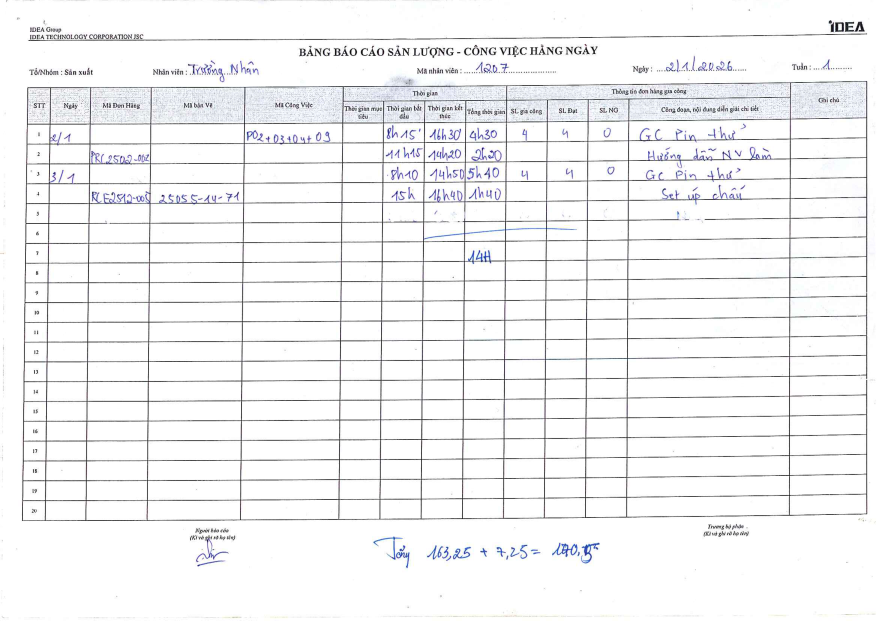
#> input picture data/pages/T1_page_001.png, 3509 x 2481 px (shown at 1/4 size)
$ python image_preprocess.py
#> lines starting #> are read from the running program, lines starting #| are printed output that depends on the picture
from pathlib import Path
import json
import math

import cv2
import numpy as np


# ============================================================
# CONFIG
# ============================================================

PROJECT_ROOT = Path(__file__).resolve().parents[1]

INPUT_DIR = PROJECT_ROOT / "data" / "pages"

OUTPUT_DIR = PROJECT_ROOT / "data" / "preprocessed"

NORMALIZED_DIR = OUTPUT_DIR / "pages"

PREVIEW_DIR = OUTPUT_DIR / "preview"

REPORT_FILE = OUTPUT_DIR / "preprocess_report.json"

CONTACT_SHEET_FILE = PREVIEW_DIR / "contact_sheet.jpg"


# T1 standard page rendered at 300 DPI.
TARGET_WIDTH = 3509
TARGET_HEIGHT = 2481

TARGET_SIZE = (
    TARGET_WIDTH,
    TARGET_HEIGHT,
)


SUPPORTED_EXTENSIONS = {
    ".png",
    ".jpg",
    ".jpeg",
    ".webp",
    ".bmp",
    ".tif",
    ".tiff",
}


# ============================================================
# UTILS
# ============================================================

def ensure_directories():
    NORMALIZED_DIR.mkdir(
        parents=True,
        exist_ok=True,
    )

    PREVIEW_DIR.mkdir(
        parents=True,
        exist_ok=True,
    )


def find_images():
    images = []

    if not INPUT_DIR.exists():
        raise FileNotFoundError(
            f"Input directory not found:\n{INPUT_DIR}"
        )

    for path in INPUT_DIR.rglob("*"):

        if not path.is_file():
            continue

        if path.suffix.lower() not in SUPPORTED_EXTENSIONS:
            continue

        images.append(path)

    images.sort()

    return images


# ============================================================
# IMAGE LOADING
# ============================================================

def load_image(image_path: Path):
    image = cv2.imread(
        str(image_path),
        cv2.IMREAD_COLOR,
    )

    if image is None:
        raise ValueError(
            f"Cannot read image:\n{image_path}"
        )

    return image


# ============================================================
# ORIENTATION
# ============================================================

def normalize_orientation(image):
    """
    T1 is landscape.

    If an image arrives in portrait orientation,
    rotate it 90 degrees clockwise.

    This is intentionally simple for now.
    Template registration comes later.
    """

    height, width = image.shape[:2]

    if height > width:
        image = cv2.rotate(
            image,
            cv2.ROTATE_90_CLOCKWISE,
        )

        rotated = True

    else:
        rotated = False

    return image, rotated


# ============================================================
# RESIZE
# ============================================================

def resize_to_target(image):
    """
    Resize the complete page to the canonical T1 size.

    For this project we want a deterministic coordinate system
    because the form layout is fixed.
    """

    height, width = image.shape[:2]

    if (
        width == TARGET_WIDTH
        and height == TARGET_HEIGHT
    ):
        return image, False

    # Downscale with INTER_AREA.
    if (
        width > TARGET_WIDTH
        or height > TARGET_HEIGHT
    ):
        interpolation = cv2.INTER_AREA

    # Upscale with INTER_CUBIC.
    else:
        interpolation = cv2.INTER_CUBIC

    resized = cv2.resize(
        image,
        TARGET_SIZE,
        interpolation=interpolation,
    )

    return resized, True


# ============================================================
# LIGHT NORMALIZATION
# ============================================================

def normalize_contrast(image):
    """
    Very conservative contrast normalization.

    We do NOT apply aggressive sharpening, thresholding,
    denoising or binarization yet because handwriting
    information must be preserved.
    """

    lab = cv2.cvtColor(
        image,
        cv2.COLOR_BGR2LAB,
    )

    l_channel, a_channel, b_channel = cv2.split(
        lab
    )

    clahe = cv2.createCLAHE(
        clipLimit=1.5,
        tileGridSize=(8, 8),
    )

    l_channel = clahe.apply(
        l_channel
    )

    normalized = cv2.merge(
        [
            l_channel,
            a_channel,
            b_channel,
        ]
    )

    normalized = cv2.cvtColor(
        normalized,
        cv2.COLOR_LAB2BGR,
    )

    return normalized


# ============================================================
# PROCESS ONE IMAGE
# ============================================================

def process_image(
    image_path: Path,
):

    image = load_image(
        image_path
    )
#> in load_image, image is the input picture: shape (2481, 3509, 3); mean B, G, R 244.3, 243.3, 243.1

    original_height, original_width = (
        image.shape[:2]
    )

    # --------------------------------------------------------
    # Orientation
    # --------------------------------------------------------

    image, rotated = normalize_orientation(
        image
    )

    # --------------------------------------------------------
    # Resize
    # --------------------------------------------------------

    image, resized = resize_to_target(
        image
    )

    # --------------------------------------------------------
    # Conservative contrast normalization
    # --------------------------------------------------------

    normalized = normalize_contrast(
        image
    )

    # --------------------------------------------------------
    # Output
    # --------------------------------------------------------

    output_name = (
        image_path.stem
        + ".png"
    )

    output_path = (
        NORMALIZED_DIR
        / output_name
    )

    success = cv2.imwrite(
        str(output_path),
        normalized,
    )

    if not success:
        raise IOError(
            f"Failed to save:\n{output_path}"
        )

    final_height, final_width = (
        normalized.shape[:2]
    )

    report = {
        "input": str(image_path),
        "output": str(output_path),
        "original_size": {
            "width": original_width,
            "height": original_height,
        },
        "final_size": {
            "width": final_width,
            "height": final_height,
        },
        "rotated": rotated,
        "resized": resized,
        "target_size": {
            "width": TARGET_WIDTH,
            "height": TARGET_HEIGHT,
        },
    }

    return normalized, report


# ============================================================
# PREVIEW
# ============================================================

def create_thumbnail(
    image,
    max_width=500,
):

    height, width = image.shape[:2]

    scale = min(
        1.0,
        max_width / width,
    )

    new_width = int(
        width * scale
    )

    new_height = int(
        height * scale
    )

    thumbnail = cv2.resize(
        image,
        (
            new_width,
            new_height,
        ),
        interpolation=cv2.INTER_AREA,
    )

    return thumbnail


def build_contact_sheet(
    processed_images,
):

    if not processed_images:
        return

    thumbnails = []

    for image_path, image in processed_images:

        thumb = create_thumbnail(
            image,
            max_width=500,
        )

        # Add filename label.
        canvas = np.full(
            (
                thumb.shape[0] + 35,
                thumb.shape[1],
                3,
            ),
            255,
            dtype=np.uint8,
        )

        canvas[
            35:,
            :,
        ] = thumb

        cv2.putText(
            canvas,
            image_path.name,
            (
                10,
                24,
            ),
            cv2.FONT_HERSHEY_SIMPLEX,
            0.55,
            (
                0,
                0,
                0,
            ),
            1,
            cv2.LINE_AA,
        )

        thumbnails.append(
            canvas
        )

    columns = 3

    rows = math.ceil(
        len(thumbnails)
        / columns
    )

    cell_width = max(
        image.shape[1]
        for image in thumbnails
    )

    cell_height = max(
        image.shape[0]
        for image in thumbnails
    )

    sheet = np.full(
        (
            rows * cell_height,
            columns * cell_width,
            3,
        ),
        240,
        dtype=np.uint8,
    )

    for index, image in enumerate(
        thumbnails
    ):

        row = index // columns
        col = index % columns

        y = (
            row
            * cell_height
        )

        x = (
            col
            * cell_width
        )

        h, w = image.shape[:2]

        sheet[
            y:y + h,
            x:x + w,
        ] = image

    cv2.imwrite(
        str(CONTACT_SHEET_FILE),
        sheet,
    )


# ============================================================
# SAVE REPORT
# ============================================================

def save_report(
    reports,
):

    summary = {
        "total_images": len(
            reports
        ),
        "target_size": {
            "width": TARGET_WIDTH,
            "height": TARGET_HEIGHT,
        },
        "images": reports,
    }

    with REPORT_FILE.open(
        "w",
        encoding="utf-8",
    ) as f:

        json.dump(
            summary,
            f,
            ensure_ascii=False,
            indent=2,
        )


# ============================================================
# MAIN
# ============================================================

def main():

    print("=" * 70)
    print("IMAGE PREPROCESSING / NORMALIZATION")
    print("=" * 70)

    print(
        "Input :",
        INPUT_DIR,
    )

    print(
        "Output:",
        NORMALIZED_DIR,
    )

    print(
        "Target:",
        f"{TARGET_WIDTH} x {TARGET_HEIGHT}",
    )

    print()

    ensure_directories()

    images = find_images()

    if not images:
        print(
            "No images found."
        )
        return

    print(
        f"Found {len(images)} images."
    )

    print()

    reports = []
    processed_images = []

    # --------------------------------------------------------
    # PROCESS ALL IMAGES
    # --------------------------------------------------------

    for index, image_path in enumerate(
        images,
        start=1,
    ):

        print(
            f"[{index:03d}/{len(images):03d}]"
            f" {image_path.name}"
        )

        try:

            normalized, report = process_image(
                image_path
            )
#> in process_image, `image, rotated = normalize_orientation( image )`: rotated = False
#> in normalize_contrast, `lab = cv2.cvtColor( image, cv2.COLOR_BGR2LAB, )`: lab: shape (2481, 3509, 3); mean of channels 0, 1, 2 243.9, 128.1, 127.5
#> in normalize_contrast, `l_channel, a_channel, b_channel = cv2.split( lab )`:
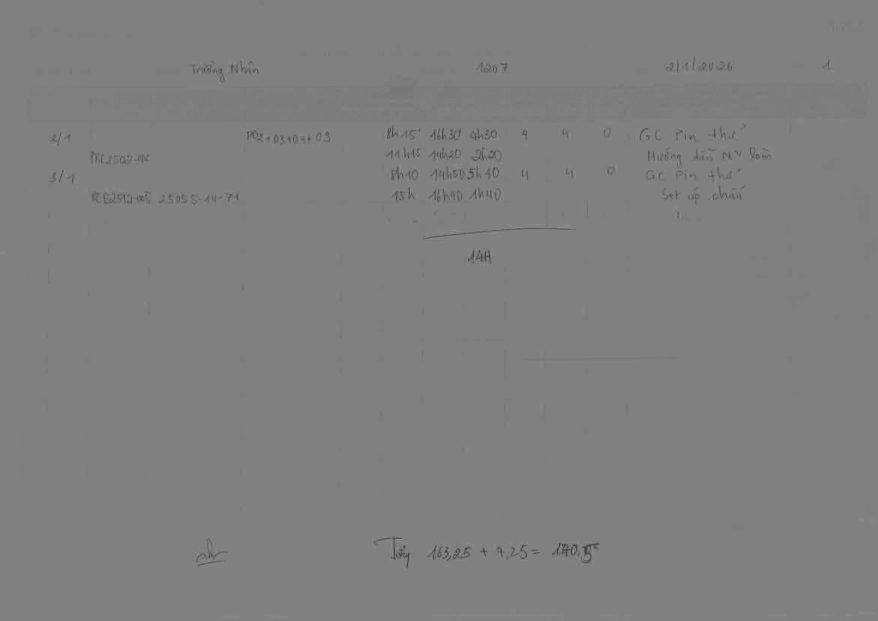
#> b_channel: shape (2481, 3509) (shown at 1/4 size); min 42, max 163, mean 127.5
#> in normalize_contrast, `l_channel = clahe.apply( l_channel )`:
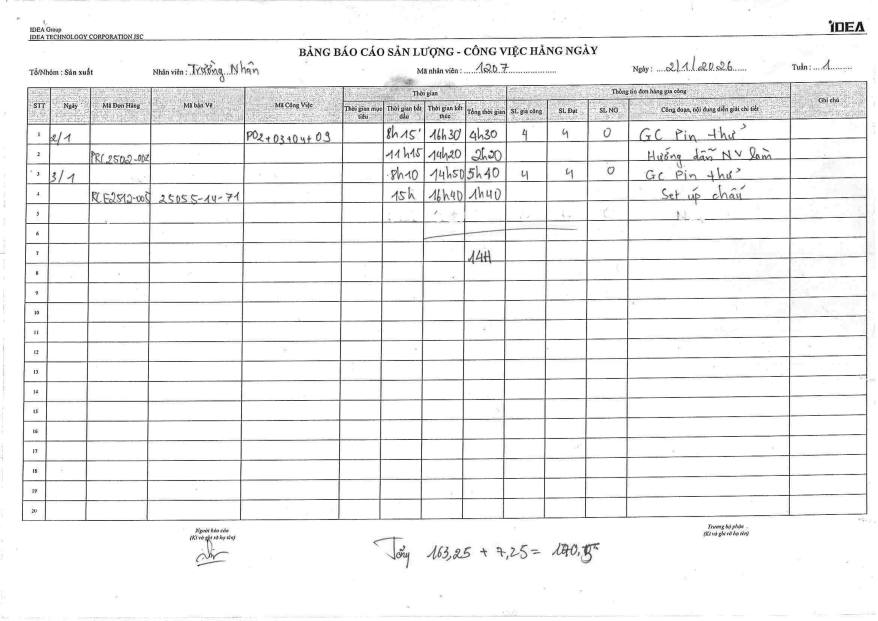
#> l_channel: shape (2481, 3509) (shown at 1/4 size); min 1, max 255, mean 241.6
#> in normalize_contrast, `normalized = cv2.merge( [ l_channel, a_channel, b_channel, ] )`: normalized: shape (2481, 3509, 3); mean of channels 0, 1, 2 241.6, 128.1, 127.5
#> report = 7 items

            reports.append(
                report
            )

            output_path = Path(
                report["output"]
            )

            processed_images.append(
                (
                    output_path,
                    normalized,
                )
            )

            print(
                "      OK →",
                output_path.name,
            )
#|       OK → T1_page_001.png

        except Exception as exc:

            print(
                "      ERROR:",
                type(exc).__name__,
                exc,
            )

        print()

    # --------------------------------------------------------
    # REPORT
    # --------------------------------------------------------

    save_report(
        reports
    )

    # --------------------------------------------------------
    # CONTACT SHEET
    # --------------------------------------------------------

    print(
        "Creating contact sheet..."
    )

    build_contact_sheet(
        processed_images
    )
#> the loop in build_contact_sheet, `for image_path, image in processed_images: ` made 1 pass
#> (height in create_thumbnail, width in create_thumbnail, scale in create_thumbnail, new_width in create_thumbnail, new_height in create_thumbnail) on pass 1: (2481, 3509, 0.142, 500, 353)
#> pass 1, in create_thumbnail, `thumbnail = cv2.resize( image, ( new_width, new_height, ), interpolati..`:
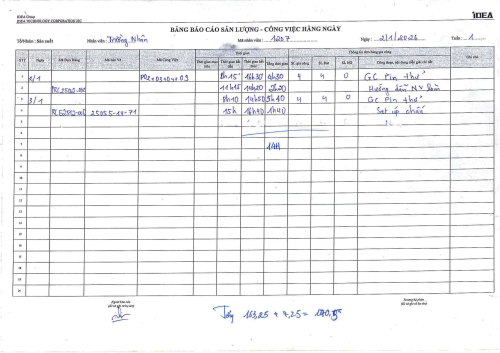
#> thumbnail: shape (353, 500, 3); mean B, G, R 241.8, 240.9, 240.6
#> after the loop in build_contact_sheet, `for image_path, image in processed_images:`:
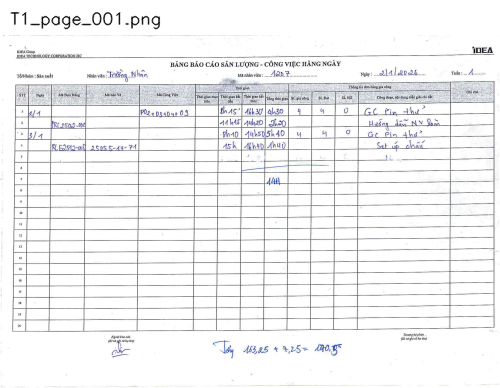
#> canvas: shape (388, 500, 3); mean B, G, R 242.4, 241.6, 241.4
#> after the loop in build_contact_sheet, `for image_path, image in processed_images:`: thumbnails = 1 item
#> in build_contact_sheet, `rows = math.ceil( len(thumbnails) / columns )`: rows = 1
#> in build_contact_sheet, `cell_width = max( image.shape[1] for image in thumbnails )`: cell_width = 500
#> in build_contact_sheet, `cell_height = max( image.shape[0] for image in thumbnails )`: cell_height = 388
#> in build_contact_sheet, `sheet = np.full( ( rows * cell_height, columns * cell_width, 3, ), 240..`: sheet: shape (388, 1500, 3); every value is 240
#> the loop in build_contact_sheet, `for index, image in enumerate( thumbnails ): ` made 1 pass
#> (row, col, y, x, h, w) on pass 1: (0, 0, 0, 0, 388, 500)
#> after the loop in build_contact_sheet, `for index, image in enumerate(`:
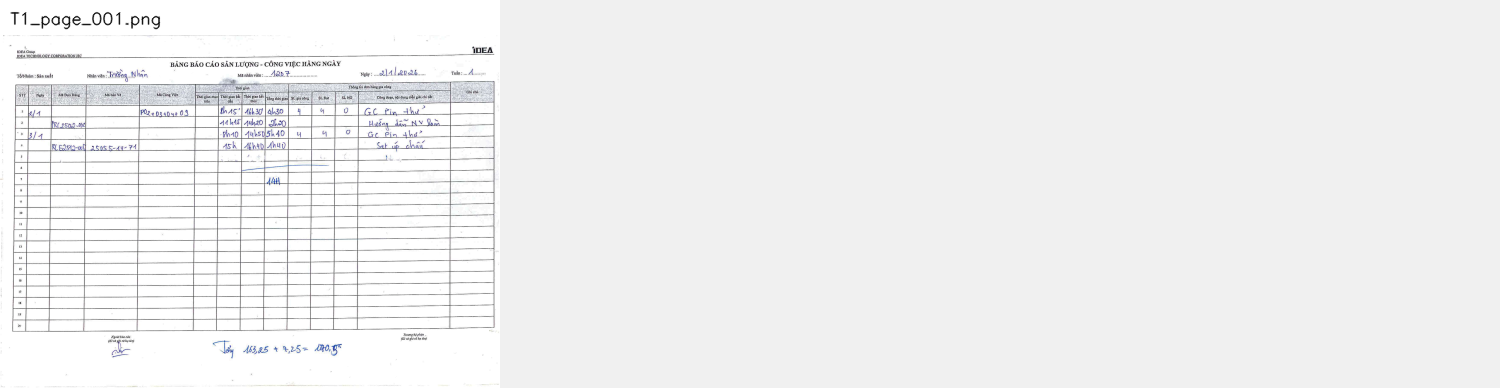
#> sheet: shape (388, 1500, 3); mean of channels 0, 1, 2 240.8, 240.5, 240.5; drawn as B, G, R

    # --------------------------------------------------------
    # SUMMARY
    # --------------------------------------------------------

    print()

    print("=" * 70)
    print("DONE")
    print("=" * 70)

    print(
        "Processed:",
        len(reports),
        "/",
        len(images),
    )
#| Processed: 1 / 1

    print(
        "Normalized images:",
        NORMALIZED_DIR,
    )

    print(
        "Contact sheet:",
        CONTACT_SHEET_FILE,
    )

    print(
        "Report:",
        REPORT_FILE,
    )


if __name__ == "__main__":
    main()
